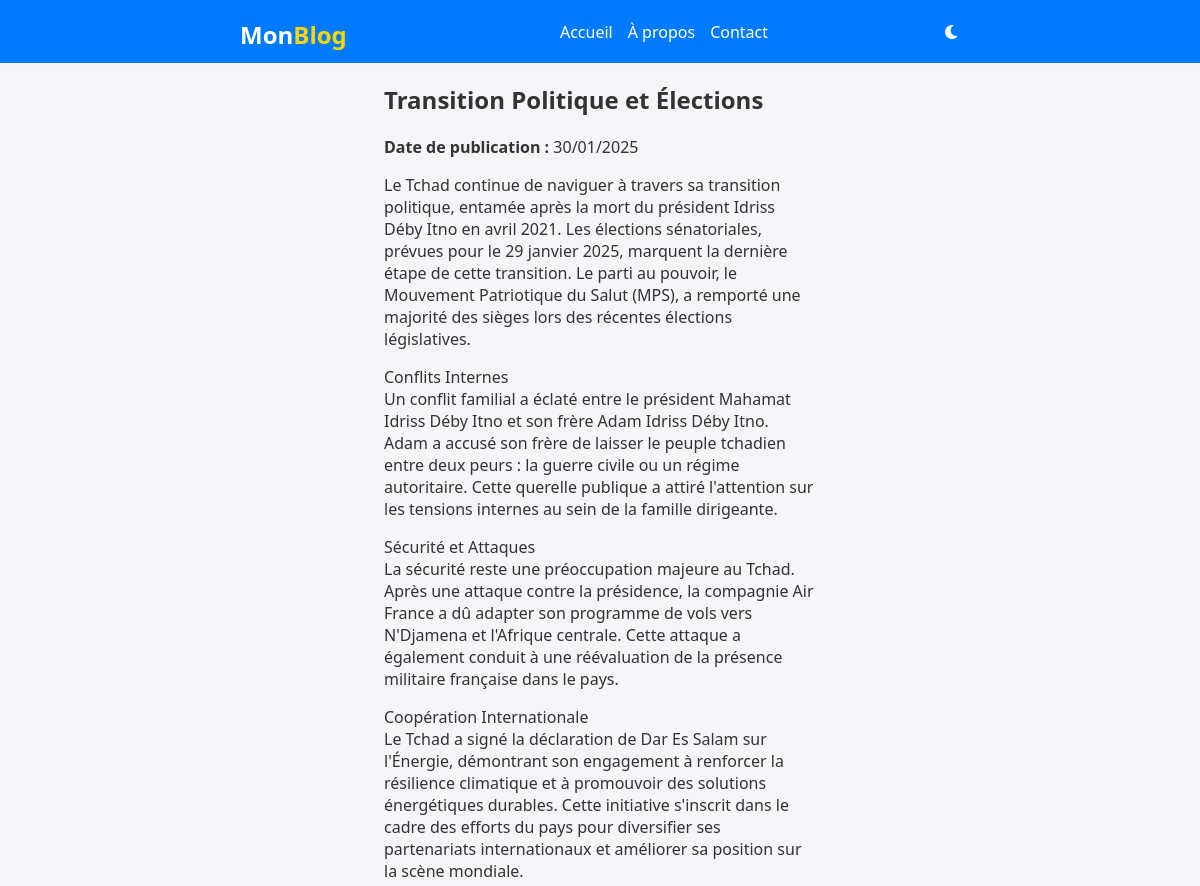
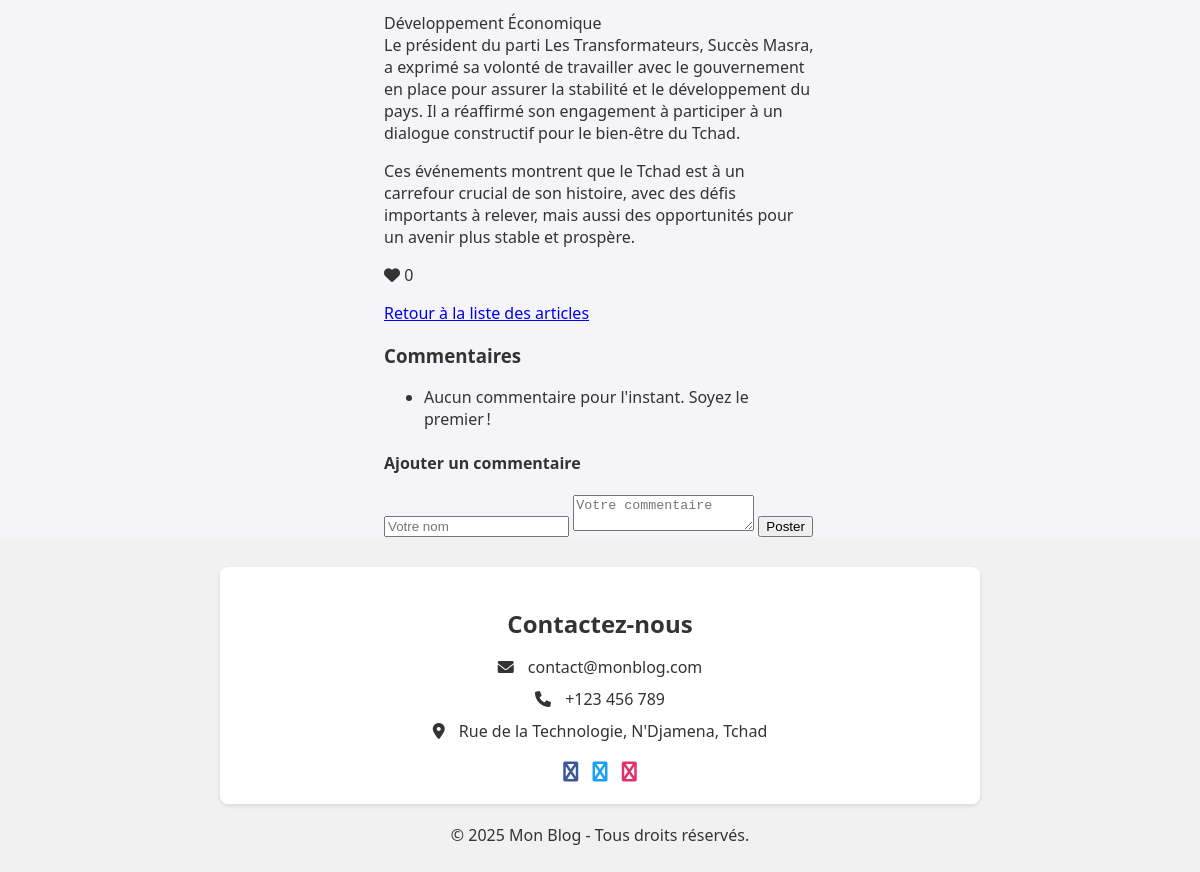
/article/6/, run on the app's committed database (2 pictures, top to bottom).
### blog/models.py (models this page shows, shortened)
class Article(models.Model):
    titre = models.CharField(max_length=200)
    contenu = models.TextField()
    date_publication = models.DateTimeField(auto_now_add=True)
    likes = models.PositiveIntegerField(default=0)

### blog/views.py (the view)
# urls.py: path('article/<int:article_id>/', views.detail_article, name='detail_article'),  # Page de détail
def detail_article(request, article_id):
    article = get_object_or_404(Article, id=article_id)  # Récupérer l'article ou retourner 404
    return render(request, 'detail_article.html', {'article': article})

### blog/templates/detail_article.html (shortened to what this page needs)
<!DOCTYPE html>
<html lang="fr">
<head>
    <link rel="stylesheet" href="https://cdnjs.cloudflare.com/ajax/libs/font-awesome/6.0.0-beta3/css/all.min.css">
</head>
<body>
    <header>
        <div class="container">
            <div class="logo">
                <h1><span>Mon</span><span class="highlight">Blog</span></h1>
            </div>
            <nav>
                <a href="/">Accueil</a>
                <a href="#">À propos</a>
                <a href="#contact">Contact</a>
            </nav>
            <i class="fas fa-moon theme-icon"></i>
        </div>
    </header>
    <main class="container">
        <div class="container">
            <h2>{{ article.titre }}</h2>
            <p><strong>Date de publication :</strong> {{ article.date_publication|date:"d/m/Y" }}</p>
            <p class="aricle-contenu">{{ article.contenu|linebreaks }}</p>
            <i id="like-icon" class="fas fa-heart like-icon"></i> <span id="like-count">{{ article.likes }}</span>
            <p><a href="{% url 'liste_articles' %}">Retour à la liste des articles</a></p>
            <h3>Commentaires</h3>
            <div class="comments-section">
                <ul>
                    {% for commentaire in article.commentaires.all|slice:":3"%}
                    <li>
                        <strong>{{ commentaire.auteur }}</strong> ({{ commentaire.date_commentaire|date:"d/m/Y" }})
                        <p>{{ commentaire.contenu }}</p>
                    </li>
                    {% empty %}
                    <li>Aucun commentaire pour l'instant. Soyez le premier !</li>
                    {% endfor %}
                </ul>
            </div>
            <h4>Ajouter un commentaire</h4>
            <div class="comment-form">
                <form method="POST" action="{% url 'ajouter_commentaire' article.id %}">
                    <input type="text" name="auteur" placeholder="Votre nom" required>
                    <textarea name="contenu" placeholder="Votre commentaire" required></textarea>
                    <button type="submit">Poster</button>
                </form>
            </div>
        </div>
    </main>
    <footer>
        <div id="contact" class="contact">
            <h2>Contactez-nous</h2>
            <ul class="contact-info">
                <li><i class="fas fa-envelope"></i> contact@monblog.com</li>
                <li><i class="fas fa-phone"></i> +123 456 789</li>
                <li><i class="fas fa-map-marker-alt"></i> Rue de la Technologie, N'Djamena, Tchad</li>
            </ul>
            <div class="social-links">
                <a href="#" class="fa fa-facebook"></a>
                <a href="#" class="fa fa-twitter"></a>
                <a href="#" class="fa fa-instagram"></a>
            </div>
        </div>
        <p>&copy; 2025 Mon Blog - Tous droits réservés.</p>
    </footer>
</body>
</html>

### blog/templates/detail_article.html (style rules this page uses)
body { font-family: 'Segoe UI', Tahoma, Geneva, Verdana, sans-serif; margin: 0; padding: 0; background-color: #f4f4f9; color: #333; display: flex; flex-direction: column; min-height: 100vh; transition: background-color 0.3s, color 0.3s; }
header { background-color: #007bff; color: #fff; padding: 10px 0; }
header .container { display: flex; justify-content: space-between; align-items: center; position: relative; }
header h1 { margin: 0; }
.logo { display: flex; justify-content: flex-start; width: 20%; }
.logo span { font-size: 1.5rem; }
.logo .highlight { color: gold; }
nav { display: flex; gap: 15px; justify-content: center; flex: 1; }
nav a { color: #fff; text-decoration: none; }
.theme-icon { cursor: pointer; transition: transform 0.3s ease; }
.container { width: 60%; margin: 0 auto; flex: 1; }
footer { background-color: #f1f1f1; color: #333; padding: 10px 0; text-align: center; }
.social-links { margin-top: 20px; }
.social-links a { margin: 0 5px; text-decoration: none; font-size: 20px; }
.social-links .fa-facebook { color: #3b5998; }
.social-links .fa-twitter { color: #1da1f2; }
.social-links .fa-instagram { color: #e1306c; }
.contact { background: #fff; padding: 20px; border-radius: 8px; box-shadow: 0 2px 4px rgba(0, 0, 0, 0.1); margin: 20px auto; width: 60%; text-align: center; }
.contact h2 { margin-bottom: 10px; }
.contact-info { list-style: none; padding: 0; }
.contact-info li { margin: 10px 0; }
.contact-info i { margin-right: 10px; }
@media (min-width: 769px) { nav { display: flex; } }

### data on the page
Article: titre "Transition Politique et Élections", date_publication "30/01/2025", contenu "Le Tchad continue de naviguer à travers sa transition politique, entamée après la mort du président Idriss Déby Itno en avril 2021. Les élections sénatoriales, prévues pour le 29 janvier 2025, marquent la dernière étape de cette transition. Le parti au pouvoir, le Mouvement Patriotique du Salut (MPS), a remporté une majorité des sièges lors des récentes élections législatives. Conflits Internes Un conflit familial a éclaté entre le président Mahamat Idriss Déby Itno et son frère Adam Idriss Déby Itno. Adam a accusé son frère de laisser le peuple tchadien entre deux peurs : la guerre civile ou un régime autoritaire. Cette querelle publique a attiré l'attention sur les tensions internes au…", likes "0"
